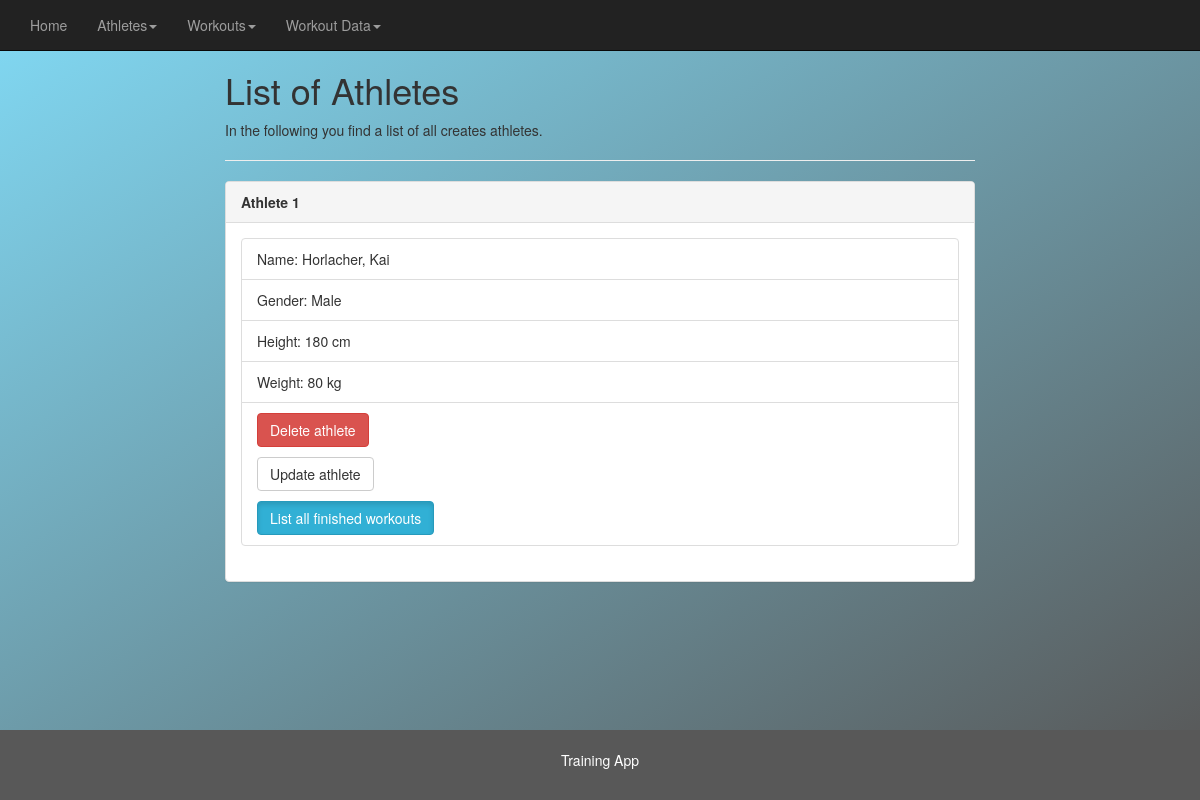
Page /athletes_list on the earlier database version.
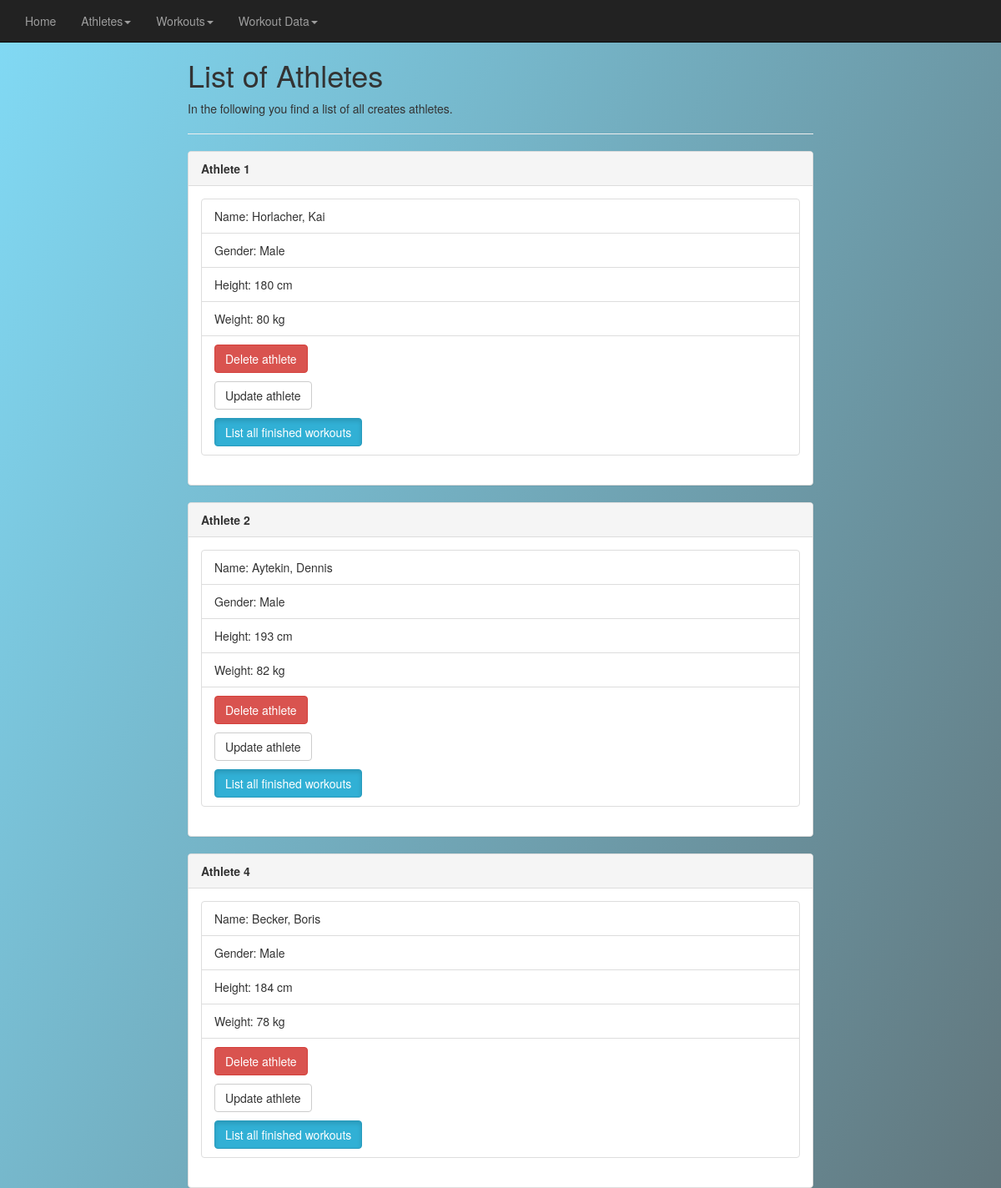
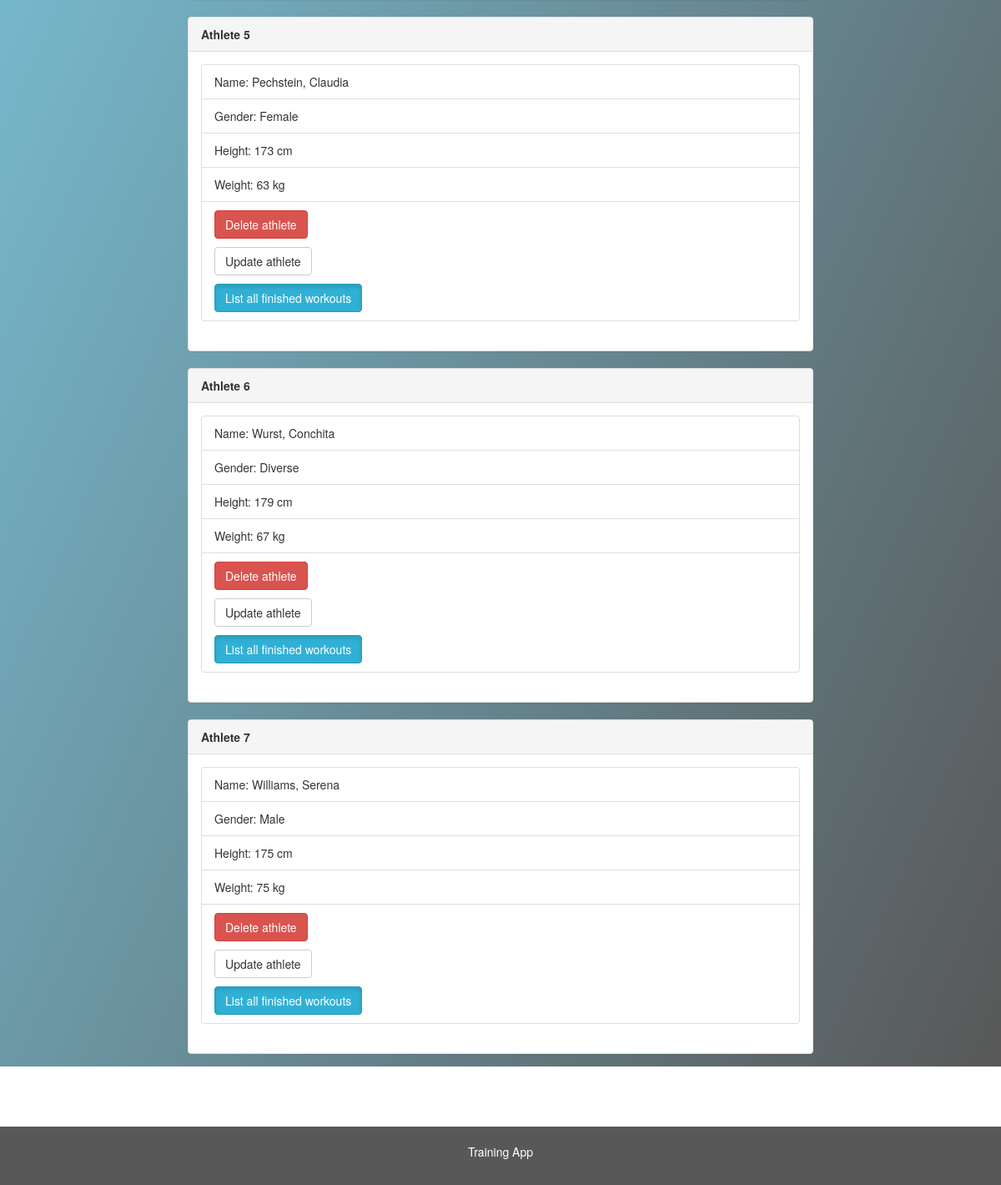
Same page on the later database version (2 pictures, top to bottom).
### athletes/models.py (models this page shows, shortened)
class Athletes(models.Model):
    gender = models.CharField(max_length=10, choices=GENDER_CHOICES, default='diverse')
    first_name = models.CharField(max_length=200)
    last_name = models.CharField(max_length=200)
    height = models.IntegerField()
    weight = models.IntegerField()

### athletes/views.py (the view)
# urls.py: path('athletes_list', views.athletes_list, name='athletes_list'),
def athletes_list(request):
    athletes_list = Athletes.objects.all
    return render(request, "athletes_list.html", {'athletes_list':athletes_list})

### athletes/templates/athletes_list.html
{% extends 'main.html' %}
{% block content %}
  <h1>List of Athletes</h1>
  <p>In the following you find a list of all creates athletes.</p>
  <hr>
  {% for athlete in athletes_list %}
  <div class="panel panel-default">
    <div class="panel-heading"><strong>Athlete {{ athlete.id }}</strong></div>
    <div class="panel-body">
      <ul class="list-group">
        <li class="list-group-item">Name: {{ athlete.last_name }}, {{ athlete.first_name }}</li>
        <li class="list-group-item">Gender: {{ athlete.gender }}</li>
        <li class="list-group-item">Height: {{ athlete.height }} cm</li>
        <li class="list-group-item">Weight: {{ athlete.weight }} kg</li>
        <li class="list-group-item"><a href="{% url 'delete_athlete' athlete.id %}" class="btn btn-danger" onclick="return confirm('Are you sure you want to delete that athlete?')">Delete athlete</a><p></p><a href="{% url 'update_athlete' athlete.id %}" class="btn btn-default">Update athlete</a><p></p><a href="{% url 'athletes_workout' athlete.id %}" class="btn btn-info active">List all finished workouts</a></li>
      </ul>
    </div>
  </div>
  {% endfor %}
{% endblock %}

### athletes/templates/main.html (shortened to what this page needs)
<!DOCTYPE html>
<html lang="en">
<head>
  <link rel="stylesheet" href="https://maxcdn.bootstrapcdn.com/bootstrap/3.4.1/css/bootstrap.min.css">
  <link href="https://cdn.jsdelivr.net/gh/fontenele/bootstrap-navbar-dropdowns@5.0.2/dist/css/bootstrap-navbar-dropdowns.min.css" rel="stylesheet">
</head>
<body>
  <nav class="navbar navbar-inverse navbar-fixed-top">
    <div class="container-fluid">
      <div class="collapse navbar-collapse">
        <ul class="nav navbar-nav">
          <li><a href="{% url 'index'%}">Home</a></li>
          <li class="dropdown" >
            <a href="" class="dropdown-toggle" data-toggle="dropdown"
            role="button" aria-haspopup="true" aria-expanded="false">Athletes<span
            class="caret"></span></a>
          </li>
          <li class="dropdown" >
            <a href="" class="dropdown-toggle" data-toggle="dropdown"
            role="button" aria-haspopup="true" aria-expanded="false">Workouts<span
            class="caret"></span></a>
          </li>
          <li class="dropdown" >
            <a href="" class="dropdown-toggle" data-toggle="dropdown"
            role="button" aria-haspopup="true" aria-expanded="false">Workout Data<span
            class="caret"></span></a>
          </li>
        </ul>
      </div>
    </div>
  </nav>
  <div id="box1" class="container-fluid">
    <div class="col-sm-2">
    </div>
    <div class="col-sm-8">
        {% block content %}
        {% endblock %}
    </div>
    <div class="col-sm-2">
    </div>
  </div>
  <footer class="container-fluid">
    <p>Training App</p>
  </footer>
</body>
</html>

### athletes/templates/main.html (style rules this page uses)
footer { text-align: center; background-color: #585858; color: white; padding: 20px; position:fixed; bottom: 0; width: 100%; }
#box1 { padding-top: 50px; margin-bottom: 40px; background-image: linear-gradient(to right bottom, #81DAF5, #585858); height: 95vh; overflow: auto; }

Differences in the rows shown:
added Athletes: id "2", last_name "Aytekin", first_name "Dennis", gender "Male", height "193", weight "82"
added Athletes: id "4", last_name "Becker", first_name "Boris", gender "Male", height "184", weight "78"
added Athletes: id "5", last_name "Pechstein", first_name "Claudia", gender "Female", height "173", weight "63"
added Athletes: id "6", last_name "Wurst", first_name "Conchita", gender "Diverse", height "179", weight "67"
added Athletes: id "7", last_name "Williams", first_name "Serena", gender "Male", height "175", weight "75"
